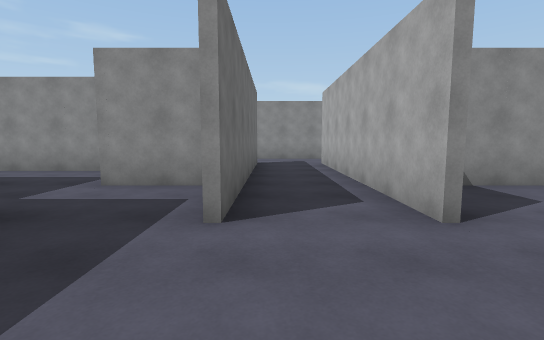
view 1 (above)

18 first-person views from a walk through a scene from a Unity 3-D project. The camera is 1.4 m above the floor, tilts 6° down and sees 85° across. The floor is counted in squares, 2 m on a side. Each view is taken from the middle of a square. On the plan, view 1 faces up. The plan holds only what a view shows up to about 10 squares ahead; the rest is blank. The place goes on beyond the plan.

view 2
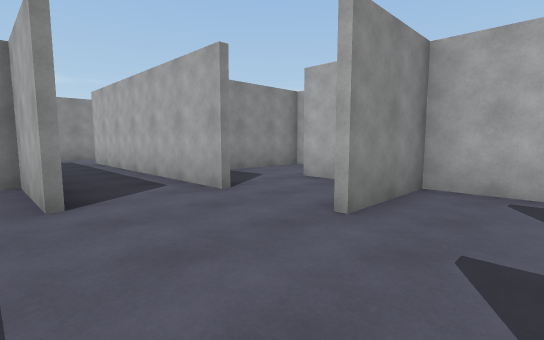

view 3
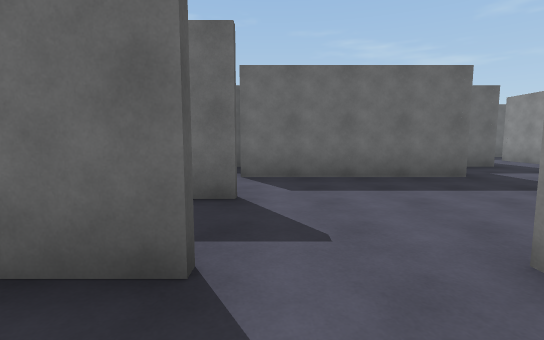

view 4
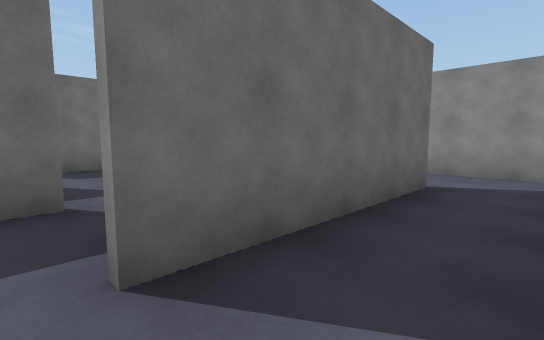

view 5
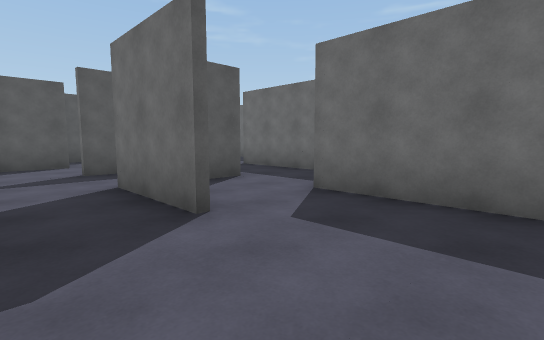

view 6
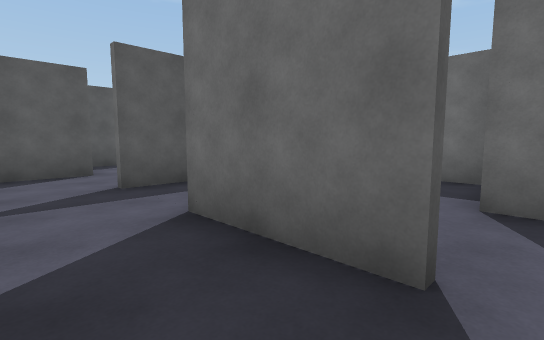

view 7
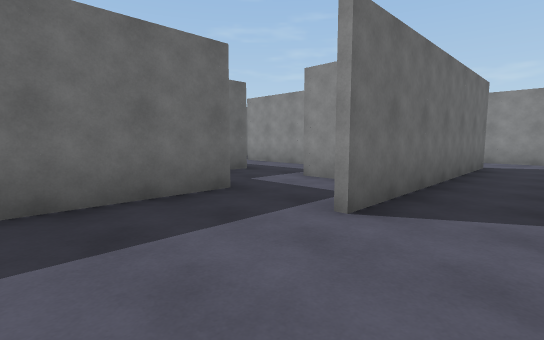

view 8
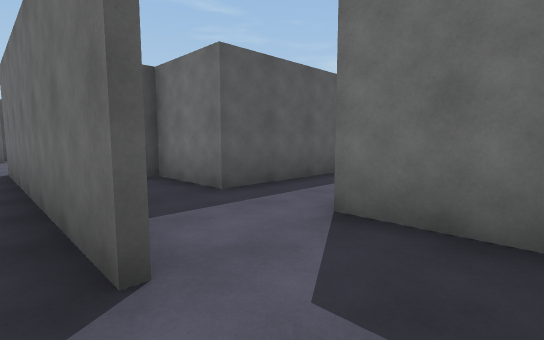

view 9
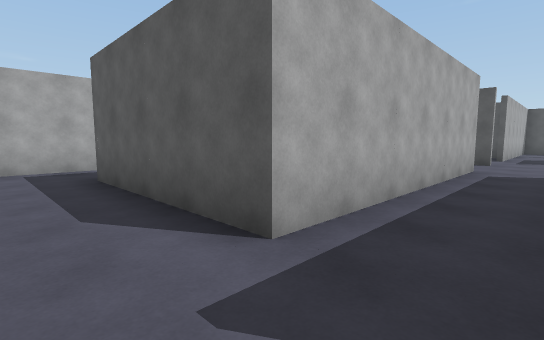

view 10
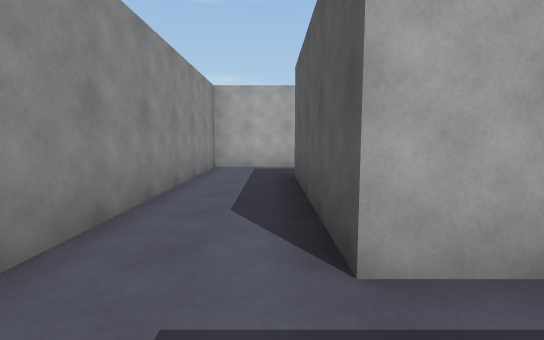

view 11
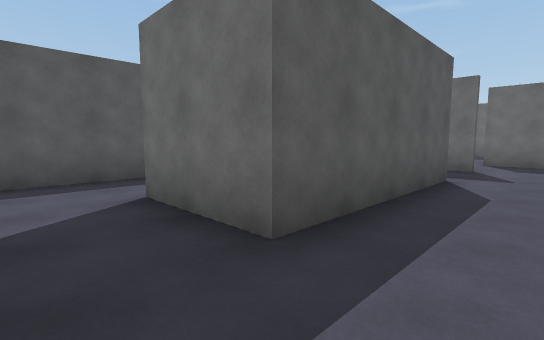

view 12
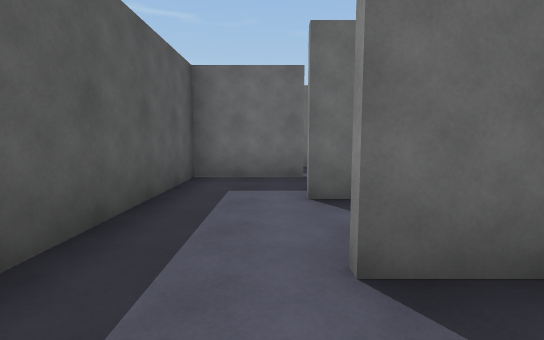

view 13
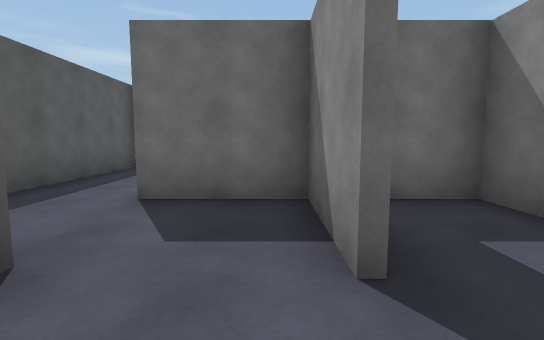

view 14
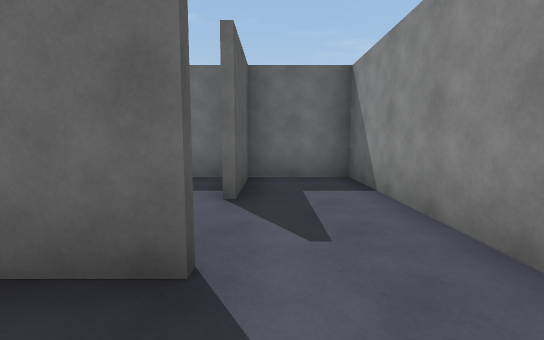

view 15
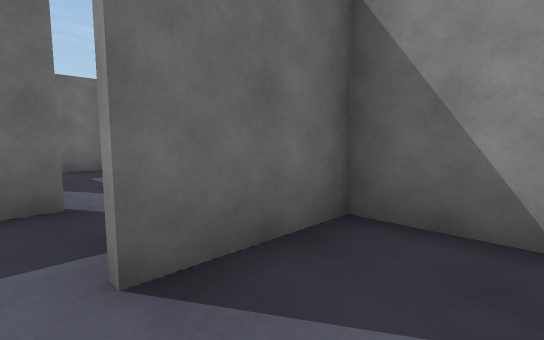

view 16
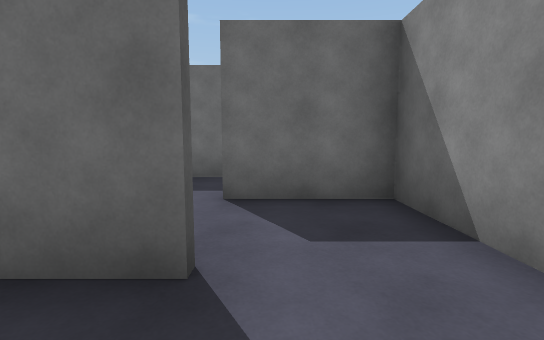

view 17
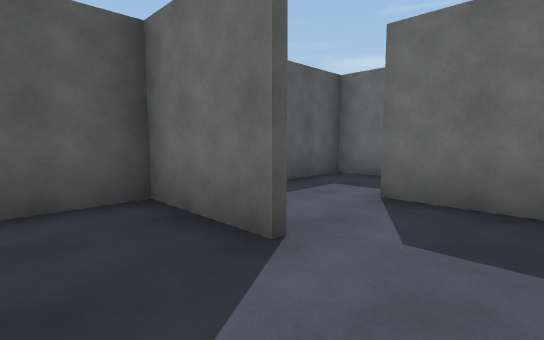

view 18
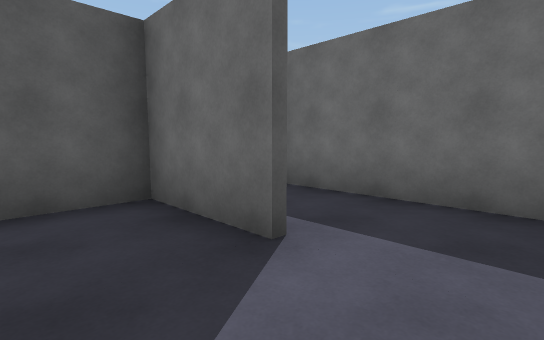

### Floor plan
Ten units are one square. View 1 is at (0, 0); x grows to the right and y downward. Boxes are objects, and circles mark ways between rooms. Rooms are numbered by the first view taken in them; rooms with no view inside come last. Other rooms are left out.
<svg viewBox="-49 -120 224 160">
<path fill="none" stroke="#000" d="M14 -25 14 -45M35 -4 24 -4M36 -15 36 15M-6 -25 -6 -44 -25 -44M-4 -44 -4 -25M-24 -25 -24 15M55 -44 29 -44M-16 34 -6 34M-4 -76 -4 -44M-24 -100 -24 -85M44 -104 -8 -104M14 -45 14 -86 36 -86M-35 -66 -25 -66M46 -86 56 -86M74 -80 74 -104 44 -104M56 -86 56 -65M36 -59 36 -46 75 -46M36 -86 46 -86M16 -80 16 -49M116 -79 116 -66 132 -66M115 -104 76 -104 76 -65M95 -84 75 -84M76 -86 95 -86M156 -79 156 -66 170 -66M155 -104 136 -104 136 -85M-25 34 -16 34M-44 18 -44 35"/>
<rect x="-25" y="15" width="10" height="10" fill="#bbb"><title>other object</title></rect>
<rect x="-25" y="-5" width="10" height="10" fill="#bbb"><title>other object</title></rect>
<rect x="-25" y="-25" width="10" height="10" fill="#bbb"><title>other object</title></rect>
<rect x="-15" y="-25" width="20" height="10" fill="#bbb"><title>other object</title></rect>
<rect x="-5" y="15" width="10" height="10" fill="#bbb"><title>other object</title></rect>
<rect x="-5" y="-45" width="10" height="10" fill="#bbb"><title>other object</title></rect>
<rect x="5" y="-25" width="20" height="10" fill="#bbb"><title>other object</title></rect>
<rect x="15" y="15" width="10" height="10" fill="#bbb"><title>other object</title></rect>
<rect x="15" y="-15" width="10" height="10" fill="#bbb"><title>other object</title></rect>
<rect x="25" y="15" width="20" height="10" fill="#bbb"><title>other object</title></rect>
<rect x="25" y="-45" width="10" height="10" fill="#bbb"><title>other object</title></rect>
<rect x="35" y="-5" width="10" height="10" fill="#bbb"><title>other object</title></rect>
<rect x="35" y="-25" width="10" height="10" fill="#bbb"><title>other object</title></rect>
<rect x="-25" y="-65" width="10" height="10" fill="#bbb"><title>other object</title></rect>
<rect x="-25" y="-85" width="10" height="10" fill="#bbb"><title>other object</title></rect>
<rect x="-5" y="-65" width="10" height="10" fill="#bbb"><title>other object</title></rect>
<rect x="-5" y="-85" width="10" height="10" fill="#bbb"><title>other object</title></rect>
<rect x="-5" y="-115" width="10" height="10" fill="#bbb"><title>other object</title></rect>
<rect x="5" y="-55" width="10" height="10" fill="#bbb"><title>other object</title></rect>
<rect x="15" y="-95" width="10" height="10" fill="#bbb"><title>other object</title></rect>
<rect x="15" y="-115" width="10" height="10" fill="#bbb"><title>other object</title></rect>
<rect x="35" y="-115" width="10" height="10" fill="#bbb"><title>other object</title></rect>
<rect x="55" y="-115" width="10" height="10" fill="#bbb"><title>other object</title></rect>
<rect x="65" y="-95" width="10" height="10" fill="#bbb"><title>other object</title></rect>
<rect x="15" y="-65" width="10" height="10" fill="#bbb"><title>other object</title></rect>
<rect x="35" y="-65" width="10" height="10" fill="#bbb"><title>other object</title></rect>
<rect x="35" y="-95" width="10" height="10" fill="#bbb"><title>other object</title></rect>
<rect x="45" y="-65" width="20" height="10" fill="#bbb"><title>other object</title></rect>
<rect x="55" y="-55" width="10" height="10" fill="#bbb"><title>other object</title></rect>
<rect x="55" y="-85" width="10" height="10" fill="#bbb"><title>other object</title></rect>
<rect x="65" y="-65" width="20" height="10" fill="#bbb"><title>other object</title></rect>
<rect x="75" y="-55" width="10" height="10" fill="#bbb"><title>other object</title></rect>
<rect x="95" y="-75" width="10" height="10" fill="#bbb"><title>other object</title></rect>
<rect x="95" y="-95" width="10" height="20" fill="#bbb"><title>other object</title></rect>
<rect x="95" y="-115" width="10" height="10" fill="#bbb"><title>other object</title></rect>
<rect x="115" y="-85" width="10" height="10" fill="#bbb"><title>other object</title></rect>
<rect x="115" y="-115" width="10" height="10" fill="#bbb"><title>other object</title></rect>
<rect x="125" y="-85" width="20" height="10" fill="#bbb"><title>other object</title></rect>
<rect x="155" y="-85" width="10" height="10" fill="#bbb"><title>other object</title></rect>
<rect x="155" y="-115" width="10" height="10" fill="#bbb"><title>other object</title></rect>
<rect x="-25" y="25" width="10" height="10" fill="#bbb"><title>other object</title></rect>
<circle cx="10" cy="-50" r="3" fill="#2a7"/>
<circle cx="-20" cy="20" r="3" fill="#2a7"/>
<circle cx="55" cy="-100" r="3" fill="#2a7"/>
<circle cx="70" cy="-90" r="3" fill="#2a7"/>
<circle cx="90" cy="-70" r="3" fill="#2a7"/>
<circle cx="140" cy="-80" r="3" fill="#2a7"/>
<text x="20" y="-10">1</text>
<text x="10" y="-90">2</text>
<text x="60" y="-100">3</text>
<text x="50" y="-70">4</text>
<text x="110" y="-90">5</text>
<text x="160" y="-90">6</text>
<text x="-30" y="30">7</text>
</svg>
Room 1 opens to room 2. Room 1 opens to room 7. Room 2 opens to room 3. Room 3 opens to room 4. Room 4 opens to room 5. Room 5 opens to room 6.

Where each view was taken, in squares from view 1:
view 1: 0 up, 0 right, facing up
view 2: 1 down, 1 left, facing up-right
view 3: 1 down, 3 right, facing left
view 4: 2 down, 5 right, facing up-left
view 5: 1 up, 1 right, facing down-left
view 6: 1 down, 1 right, facing down-left
view 7: 0 up, 1 right, facing up-left
view 8: 10 up, 0 right, facing down-left
view 9: 10 up, 0 right, facing down-right
view 10: 9 up, 0 right, facing right
view 11: 10 up, 7 right, facing down-left
view 12: 6 up, 9 right, facing left
view 13: 8 up, 11 right, facing left
view 14: 9 up, 13 right, facing left
view 15: 8 up, 15 right, facing up-left
view 16: 9 up, 17 right, facing left
view 17: 10 up, 17 right, facing down-left
view 18: 8 up, 5 right, facing down-left
